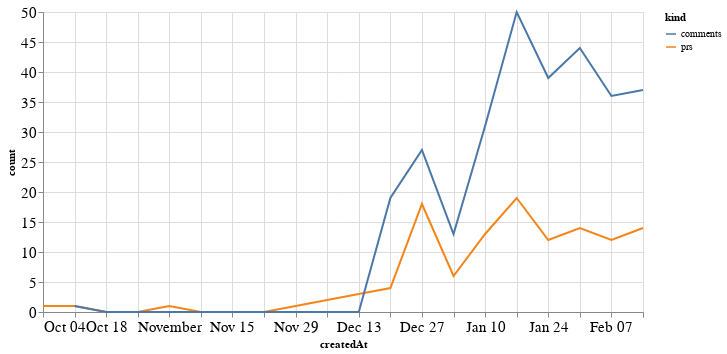

The code cell stored with this chart in its notebook:
### Code cell
alt.Chart(total_time, width=600).mark_line().encode(
    x='createdAt',
    y='count',
    color='kind'
)

### Figure 1 — Vega-Lite specification as saved in the notebook (floating-point values rounded to 4 significant figures)
{"config": {"axisLeft": {"labelFontSize": 15}, "axisBottom": {"labelFontSize": 15}}, "data": {"name": "data-83edee05ea25debda566f1a133b4d141"}, "mark": "line", "encoding": {"color": {"type": "nominal", "field": "kind"}, "x": {"type": "temporal", "field": "createdAt"}, "y": {"type": "quantitative", "field": "count"}}, "width": 600, "$schema": "https://vega.github.io/schema/vega-lite/v4.8.1.json", "datasets": {"data-83edee05ea25debda566f1a133b4d141": [{"createdAt": "2020-10-04T00:00:00", "kind": "prs", "count": 1.0}, {"createdAt": "2020-10-11T00:00:00", "kind": "prs", "count": 1.0}, {"createdAt": "2020-10-18T00:00:00", "kind": "prs", "count": 0.0}, {"createdAt": "2020-10-25T00:00:00", "kind": "prs", "count": 0.0}, {"createdAt": "2020-11-01T00:00:00", "kind": "prs", "count": 1.0}, {"createdAt": "2020-11-08T00:00:00", "kind": "prs", "count": 0.0}, {"createdAt": "2020-11-15T00:00:00", "kind": "prs", "count": 0.0}, {"createdAt": "2020-11-22T00:00:00", "kind": "prs", "count": 0.0}, {"createdAt": "2020-11-29T00:00:00", "kind": "prs", "count": 1.0}, {"createdAt": "2020-12-06T00:00:00", "kind": "prs", "count": 2.0}, {"createdAt": "2020-12-13T00:00:00", "kind": "prs", "count": 3.0}, {"createdAt": "2020-12-20T00:00:00", "kind": "prs", "count": 4.0}, {"createdAt": "2020-12-27T00:00:00", "kind": "prs", "count": 18.0}, {"createdAt": "2021-01-03T00:00:00", "kind": "prs", "count": 6.0}, {"createdAt": "2021-01-10T00:00:00", "kind": "prs", "count": 13.0}, {"createdAt": "2021-01-17T00:00:00", "kind": "prs", "count": 19.0}, {"createdAt": "2021-01-24T00:00:00", "kind": "prs", "count": 12.0}, {"createdAt": "2021-01-31T00:00:00", "kind": "prs", "count": 14.0}, {"createdAt": "2021-02-07T00:00:00", "kind": "prs", "count": 12.0}, {"createdAt": "2021-02-14T00:00:00", "kind": "prs", "count": 14.0}, {"createdAt": "2020-10-04T00:00:00", "kind": "comments", "count": null}, {"createdAt": "2020-10-11T00:00:00", "kind": "comments", "count": 1.0}, {"createdAt": "2020-10-18T00:00:00", "kind": "comments", "count": 0.0}, {"createdAt": "2020-10-25T00:00:00", "kind": "comments", "count": 0.0}, {"createdAt": "2020-11-01T00:00:00", "kind": "comments", "count": 0.0}, {"createdAt": "2020-11-08T00:00:00", "kind": "comments", "count": 0.0}, {"createdAt": "2020-11-15T00:00:00", "kind": "comments", "count": 0.0}, {"createdAt": "2020-11-22T00:00:00", "kind": "comments", "count": 0.0}, {"createdAt": "2020-11-29T00:00:00", "kind": "comments", "count": 0.0}, {"createdAt": "2020-12-06T00:00:00", "kind": "comments", "count": 0.0}, {"createdAt": "2020-12-13T00:00:00", "kind": "comments", "count": 0.0}, {"createdAt": "2020-12-20T00:00:00", "kind": "comments", "count": 19.0}, {"createdAt": "2020-12-27T00:00:00", "kind": "comments", "count": 27.0}, {"createdAt": "2021-01-03T00:00:00", "kind": "comments", "count": 13.0}, {"createdAt": "2021-01-10T00:00:00", "kind": "comments", "count": 31.0}, {"createdAt": "2021-01-17T00:00:00", "kind": "comments", "count": 50.0}, {"createdAt": "2021-01-24T00:00:00", "kind": "comments", "count": 39.0}, {"createdAt": "2021-01-31T00:00:00", "kind": "comments", "count": 44.0}, {"createdAt": "2021-02-07T00:00:00", "kind": "comments", "count": 36.0}, {"createdAt": "2021-02-14T00:00:00", "kind": "comments", "count": 37.0}]}}
